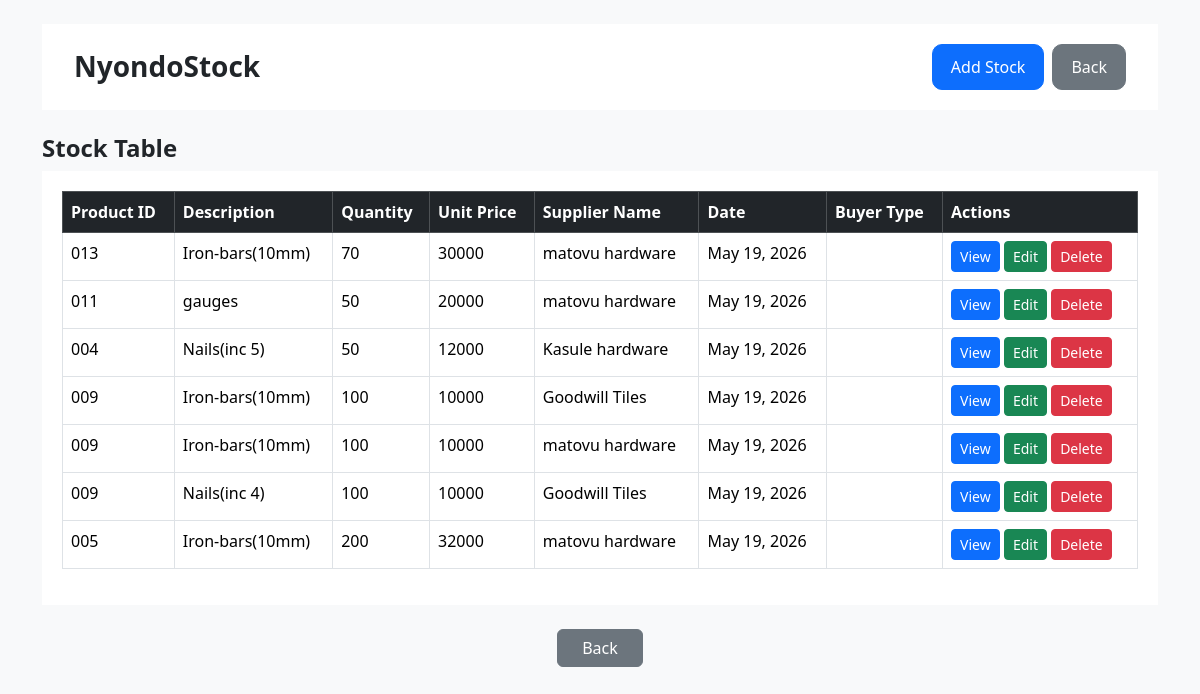
The app's page /stock_page/, older data.
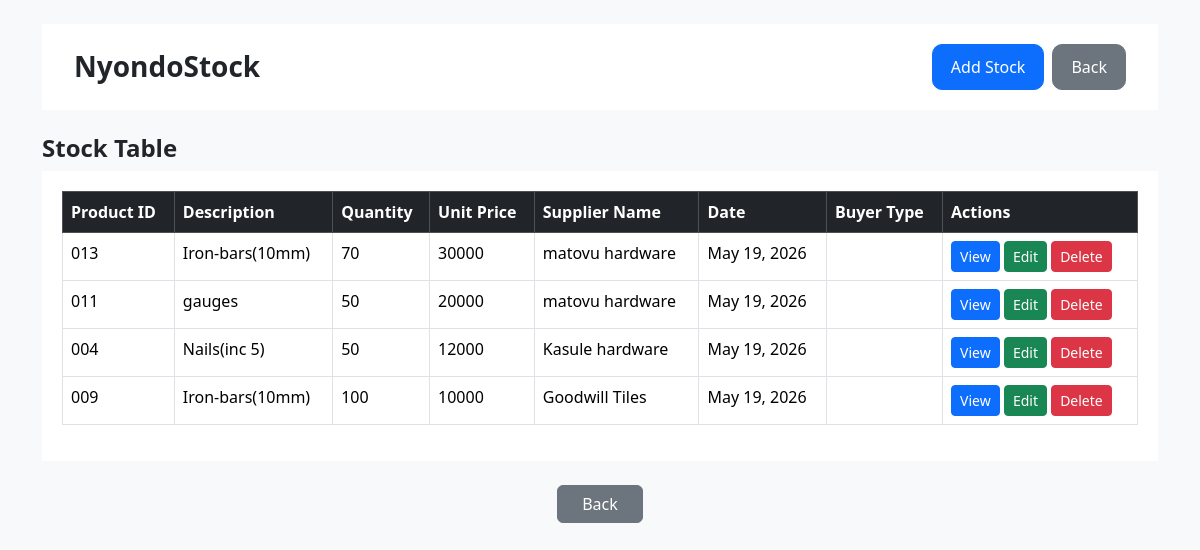
The same page, newer data.
### nyondoapp/models.py (models this page shows, shortened)
class Stock(models.Model):
    product_id = models.TextField()
    description = models.TextField()
    quantity = models.IntegerField()
    units = models.CharField(max_length=20)
    cost_price = models.IntegerField()
    selling_price = models.IntegerField(default=0)
    supplier = models.ForeignKey(Supplier, on_delete=models.CASCADE, related_name='stocks')
    date = models.DateField(auto_now_add=True)
    buyer_type = models.CharField(max_length=50)

class Supplier(models.Model):
    company_name = models.TextField(blank=False)
    email = models.EmailField(blank=True)
    location = models.CharField(blank=False, max_length=100)
    TRN = models.TextField(blank=False)
    phone = models.TextField(blank=False)
    product_description = models.TextField(blank=False)
    payment_option = models.CharField(max_length=50, blank=False)

### nyondoapp/views.py (the view)
# urls.py: path('stock_page/', views.stock_page, name='stock_page'),
def stock_page(request):
    all_stock = Stock.objects.select_related().order_by('-id')
    return render(request, 'stock/stock_page.html', {
        'stock_items': all_stock,
    })

### nyondoapp/templates/stock/stock_page.html (shortened to what this page needs)
<!doctype html>
<html lang="en">
  <head>
    <link href="https://cdn.jsdelivr.net/npm/bootstrap@5.3.8/dist/css/bootstrap.min.css" rel="stylesheet" />
  </head>
  <body>
    <div class="container mt-4">
      <nav class="navbar navbar-expand-lg navbar-custom mb-4">
        <div class="container-fluid">
          <h3 class="mb-0">NyondoStock</h3>
          <div class="d-flex gap-2 ms-auto">
            <a href="{% url 'stock_reg' %}" class="btn btn-primary btn-custom">Add Stock</a>
            <a href="{% url 'dash' %}" class="btn btn-secondary btn-custom">Back</a>
          </div>
        </div>
      </nav>
      <h4>Stock Table</h4>
      <div class="table-responsive table-container">
        <table class="table table-bordered">
          <thead class="table-dark">
            <tr>
              <th>Product ID</th>
              <th>Description</th>
              <th>Quantity</th>
              <th>Unit Price</th>
              <th>Supplier Name</th>
              <th>Date</th>
              <th>Buyer Type</th>
              <th>Actions</th>
            </tr>
          </thead>
          <tbody>
            {% for stock in stock_items %}
            <tr>
              <td>{{ stock.product_id }}</td>
              <td>{{ stock.description }}</td>
              <td>{{ stock.quantity }}</td>
              <td>{{ stock.cost_price }}</td>
              <td>{{ stock.supplier.company_name }}</td>
              <td>{{ stock.date }}</td>
              <td>{{ stock.buyer_type }}</td>
              <td>
                <a href="#" class="btn btn-sm btn-primary">View</a>
                <a href="#" class="btn btn-sm btn-success">Edit</a>
                <a href="#" class="btn btn-sm btn-danger" onclick="return confirm('Are you sure?');">Delete</a>
              </td>
            </tr>
            {% empty %}
            <tr>
              <td colspan="8" class="text-center">No stock records found</td>
            </tr>
            {% endfor %}
          </tbody>
        </table>
      </div>
      <div class="buttons d-flex justify-content-center gap-3 mt-4">
        <a href="{% url 'dash' %}" class="btn btn-secondary px-4">Back</a>
      </div>
    </div>
  </body>
</html>

### nyondoapp/templates/stock/stock_page.html (style rules this page uses)
body { background-color: #f8f9fa; }
.navbar-custom { background: white; padding: 20px; }
.table-container { background: white; padding: 20px; }
.btn-custom { border-radius: 10px; padding: 10px 18px; font-weight: 500; }
h3, h4 { font-weight: bold; }
.table thead th { vertical-align: middle; }

Row changes from the older to the newer data that the page shows:
removed Stock: product_id "009", description "Iron-bars(10mm)", quantity "100", cost_price "10000", supplier.company_name "matovu hardware", date "May 19, 2026"
removed Stock: product_id "009", description "Nails(inc 4)", quantity "100", cost_price "10000", supplier.company_name "Goodwill Tiles", date "May 19, 2026"
removed Stock: product_id "005", description "Iron-bars(10mm)", quantity "200", cost_price "32000", supplier.company_name "matovu hardware", date "May 19, 2026"
